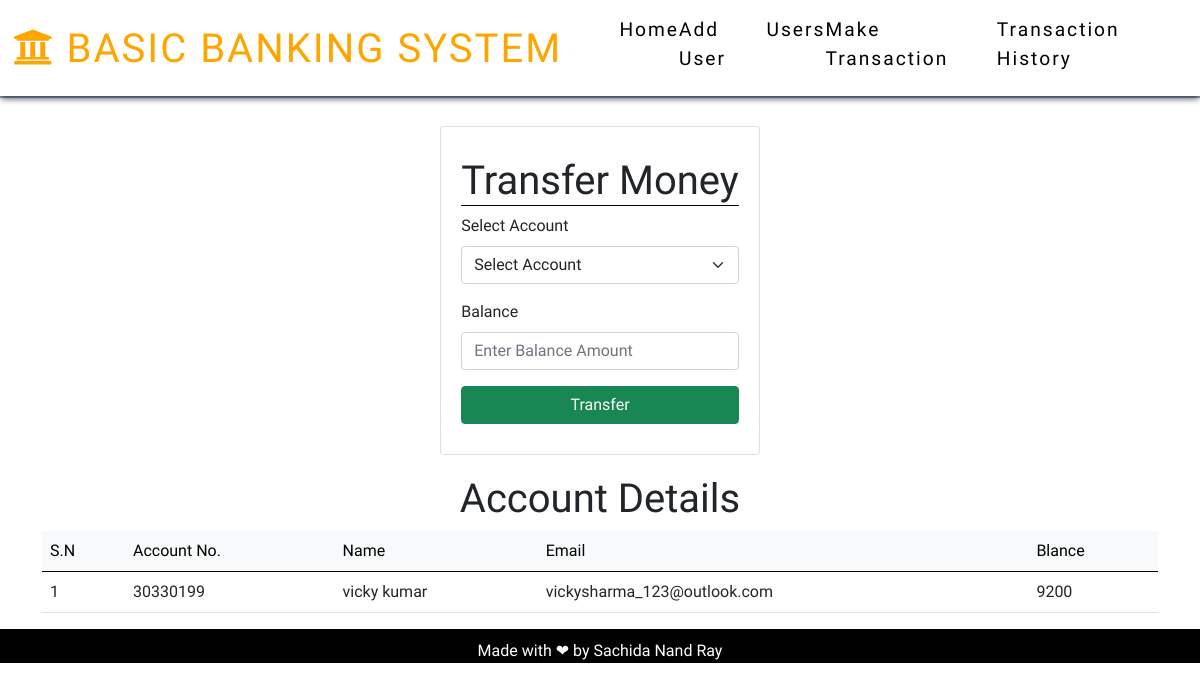
The page /transfer.php?id=46 on the database its author committed.
### tables this page shows
CREATE TABLE `users` (
  `id` int(11) NOT NULL,
  `account` varchar(120) NOT NULL,
  `name` varchar(120) NOT NULL,
  `email` varchar(120) NOT NULL,
  `balance` double NOT NULL
);

### transfer.php (the view, shortened to what this page needs)
<?php
include 'include/config.php';
 include 'include/header.php';
 ?>
  <div class="cont">
   <div class="form-section">
    <div class="card">
    <h1>Transfer Money</h1>
    <?php
     $ids = $_GET['id'];
      $sql = mysqli_query($conn,"SELECT * FROM users WHERE id = ".$ids);
        $i = 1;
          if($sql){
          $row = mysqli_fetch_array($sql);
     ?>
      <form action="function.php" method="post">
        <div class="mb-3">
          <label for="balance" class="form-label">Select Account</label>
           <select class="form-select mb-3" name="reciever" aria-label="Default select example" required>
            <option value="">Select Account </option>
                <?php
                    $sqll = mysqli_query($conn,"SELECT * FROM users");
                                 ?>
         </select>
         <div class="mb-3">
          <label for="balance" class="form-label">Balance</label>
          <input type="number" class="form-control" id="balance" name="balance" placeholder="Enter Balance Amount">
        </div>
        </div>
          <button type="submit" name="transfer" class="btn btn-block btn-success w-100">Transfer</button>
      </form>
    </div>
   </div>
  </div>
  <div class="container">
    <h1 class="text-center">Account Details</h1>
    <table class="table">
  <thead class="table-light">
    <tr>
        <td>S.N</td>
        <td>Account No.</td>
        <td>Name</td>
        <td>Email</td>
        <td>Blance</td>
    </tr>
  </thead>
  <tbody>
              <tr>
                  <td><?php echo $i++; ?></td>
                  <td><?php echo $row['account']; ?></td>
                  <td><?php echo $row['name']; ?></td>
                  <td><?php echo $row['email']; ?></td>
                  <td><?php echo $row['balance']; ?></td>
              </tr>
          <?php
      }
  ?>
  </tbody>
</table>
  </div>
 <?php
     include 'include/footer.php';
 ?>

### css/style.css (style rules this page uses)
body { padding: 0; margin: 0; box-sizing: border-box; font-family: 'Balsamiq Sans', cursive; }
.cont { display: flex; justify-content: center; align-items: center; margin: 30px 0 20px; width: 100%; }
.form-section .card { padding: 30px 20px; }
.cont h1 { border-bottom: 1px solid #000; }

### rows shown on the page
users: account "30330199", name "vicky kumar", email "vickysharma_123@outlook.com", balance "9200"

### other values the page prints
$i++ "1"
